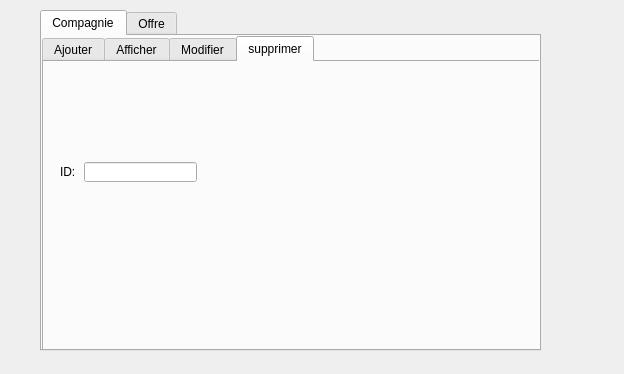
<?xml version="1.0" encoding="UTF-8"?>
<ui version="4.0">
 <class>Dialog</class>
 <widget class="QDialog" name="Dialog">
  <property name="geometry">
   <rect>
    <x>0</x>
    <y>0</y>
    <width>624</width>
    <height>374</height>
   </rect>
  </property>
  <property name="windowTitle">
   <string>Dialog</string>
  </property>
  <widget class="QTabWidget" name="tabWidget">
   <property name="geometry">
    <rect>
     <x>40</x>
     <y>10</y>
     <width>501</width>
     <height>341</height>
    </rect>
   </property>
   <property name="currentIndex">
    <number>0</number>
   </property>
   <widget class="QWidget" name="tab">
    <attribute name="title">
     <string>Compagnie</string>
    </attribute>
    <widget class="QTabWidget" name="tabWidget_2">
     <property name="geometry">
      <rect>
       <x>0</x>
       <y>0</y>
       <width>501</width>
       <height>321</height>
      </rect>
     </property>
     <property name="currentIndex">
      <number>3</number>
     </property>
     <widget class="QWidget" name="tab_3">
      <attribute name="title">
       <string>Ajouter</string>
      </attribute>
      <widget class="QLabel" name="label">
       <property name="geometry">
        <rect>
         <x>30</x>
         <y>60</y>
         <width>47</width>
         <height>13</height>
        </rect>
       </property>
       <property name="text">
        <string>ID:</string>
       </property>
      </widget>
      <widget class="QLabel" name="label_2">
       <property name="geometry">
        <rect>
         <x>20</x>
         <y>100</y>
         <width>47</width>
         <height>13</height>
        </rect>
       </property>
       <property name="text">
        <string>NOM:</string>
       </property>
      </widget>
      <widget class="QLabel" name="label_3">
       <property name="geometry">
        <rect>
         <x>20</x>
         <y>140</y>
         <width>47</width>
         <height>13</height>
        </rect>
       </property>
       <property name="text">
        <string>PAYS:</string>
       </property>
      </widget>
      <widget class="QLineEdit" name="lineEdit_id">
       <property name="geometry">
        <rect>
         <x>50</x>
         <y>60</y>
         <width>113</width>
         <height>20</height>
        </rect>
       </property>
      </widget>
      <widget class="QLineEdit" name="lineEdit_2">
       <property name="geometry">
        <rect>
         <x>50</x>
         <y>100</y>
         <width>113</width>
         <height>20</height>
        </rect>
       </property>
      </widget>
      <widget class="QLineEdit" name="lineEdit_3">
       <property name="geometry">
        <rect>
         <x>50</x>
         <y>130</y>
         <width>113</width>
         <height>20</height>
        </rect>
       </property>
      </widget>
     </widget>
     <widget class="QWidget" name="tab_4">
      <attribute name="title">
       <string>Afficher</string>
      </attribute>
     </widget>
     <widget class="QWidget" name="tab_6">
      <attribute name="title">
       <string>Modifier</string>
      </attribute>
      <widget class="QLineEdit" name="lineEdit_id_2">
       <property name="geometry">
        <rect>
         <x>40</x>
         <y>70</y>
         <width>113</width>
         <height>20</height>
        </rect>
       </property>
      </widget>
      <widget class="QLabel" name="label_4">
       <property name="geometry">
        <rect>
         <x>20</x>
         <y>70</y>
         <width>47</width>
         <height>13</height>
        </rect>
       </property>
       <property name="text">
        <string>ID:</string>
       </property>
      </widget>
      <widget class="QLabel" name="label_5">
       <property name="geometry">
        <rect>
         <x>50</x>
         <y>130</y>
         <width>47</width>
         <height>13</height>
        </rect>
       </property>
       <property name="text">
        <string>NOM</string>
       </property>
      </widget>
      <widget class="QLabel" name="label_6">
       <property name="geometry">
        <rect>
         <x>50</x>
         <y>160</y>
         <width>47</width>
         <height>13</height>
        </rect>
       </property>
       <property name="text">
        <string>PAYS</string>
       </property>
      </widget>
      <widget class="QLineEdit" name="lineEdit_id_3">
       <property name="geometry">
        <rect>
         <x>80</x>
         <y>160</y>
         <width>113</width>
         <height>20</height>
        </rect>
       </property>
      </widget>
      <widget class="QLineEdit" name="lineEdit_id_4">
       <property name="geometry">
        <rect>
         <x>80</x>
         <y>130</y>
         <width>113</width>
         <height>20</height>
        </rect>
       </property>
      </widget>
     </widget>
     <widget class="QWidget" name="tab_5">
      <attribute name="title">
       <string>supprimer</string>
      </attribute>
      <widget class="QLineEdit" name="lineEdit_id_5">
       <property name="geometry">
        <rect>
         <x>40</x>
         <y>100</y>
         <width>113</width>
         <height>20</height>
        </rect>
       </property>
      </widget>
      <widget class="QLabel" name="label_7">
       <property name="geometry">
        <rect>
         <x>16</x>
         <y>100</y>
         <width>91</width>
         <height>20</height>
        </rect>
       </property>
       <property name="text">
        <string>ID:</string>
       </property>
      </widget>
     </widget>
    </widget>
   </widget>
   <widget class="QWidget" name="tab_2">
    <attribute name="title">
     <string>Offre</string>
    </attribute>
    <widget class="QTabWidget" name="tabWidget_3">
     <property name="geometry">
      <rect>
       <x>0</x>
       <y>0</y>
       <width>631</width>
       <height>381</height>
      </rect>
     </property>
     <property name="currentIndex">
      <number>1</number>
     </property>
     <widget class="QWidget" name="tab_7">
      <attribute name="title">
       <string>Ajouter</string>
      </attribute>
     </widget>
     <widget class="QWidget" name="tab_8">
      <attribute name="title">
       <string>Afficher</string>
      </attribute>
     </widget>
     <widget class="QWidget" name="tab_9">
      <attribute name="title">
       <string>Modifier</string>
      </attribute>
     </widget>
     <widget class="QWidget" name="tab_10">
      <attribute name="title">
       <string>supprimer</string>
      </attribute>
     </widget>
    </widget>
   </widget>
  </widget>
 </widget>
 <resources/>
 <connections/>
</ui>
